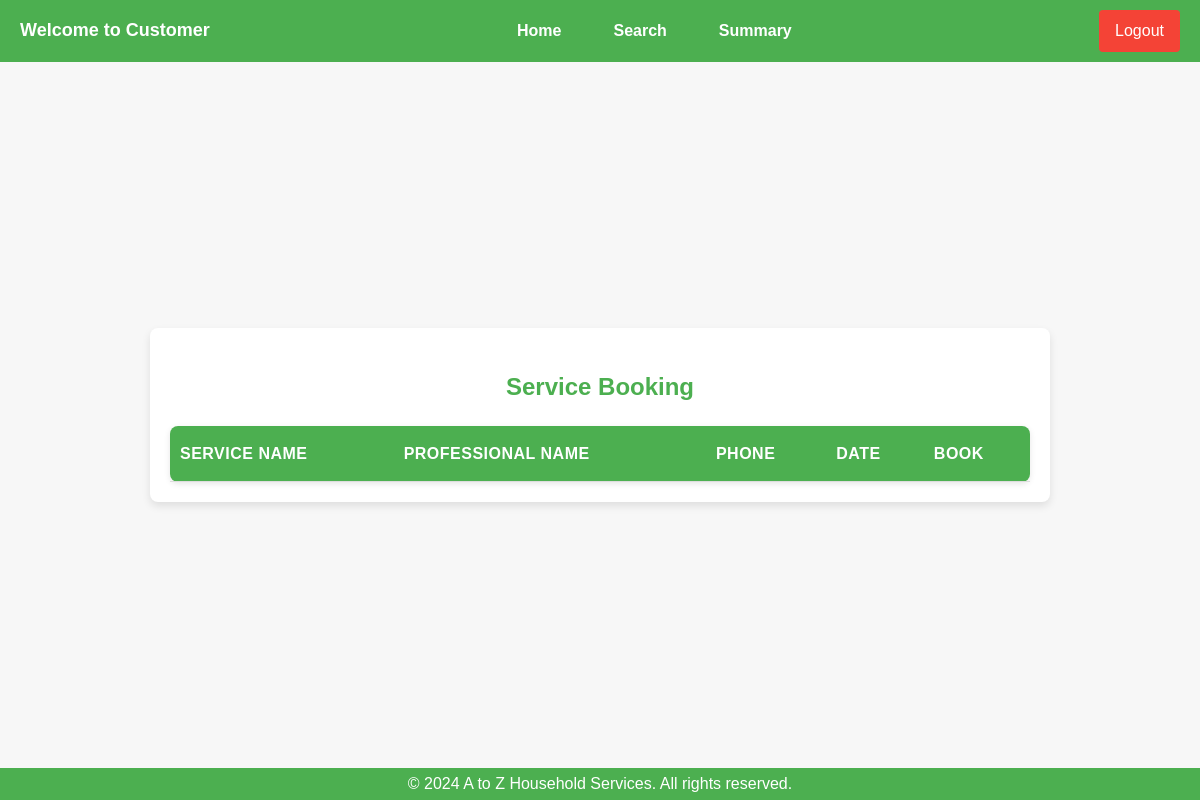
The app's page /booking/plumbing/1/1, older data.
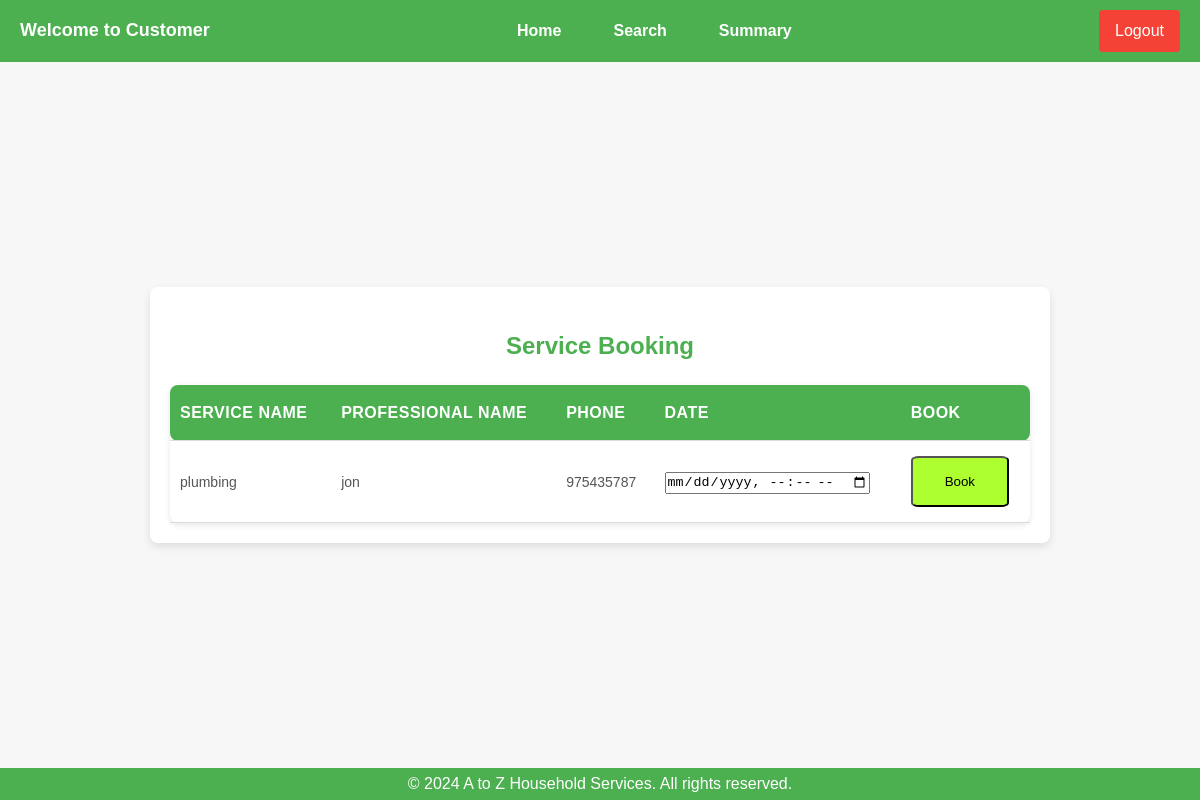
The same page, newer data.
### backend/models.py (models this page shows)
class ServiceProfessional(db.Model):
    __tablename__ = 'service_professionals'
    id = db.Column(db.Integer, primary_key=True)
    username = db.Column(db.String(80), unique=True, nullable=False)
    password = db.Column(db.String(120), nullable=False)
    role = db.Column(db.String(20), nullable=False)
    name = db.Column(db.String(120), nullable=False)
    date_created = db.Column(db.DateTime, default=datetime.now())
    service_id = db.Column(db.Integer, db.ForeignKey('services.id'), nullable=False)
    service_type = db.Column(db.String, nullable=False)
    experience = db.Column(db.Integer, nullable=False)
    address = db.Column(db.String(240), nullable=True)
    phone = db.Column(db.Integer, nullable=False)
    pincode = db.Column(db.Integer, nullable=False)
    pdf_path = db.Column(db.String(300), nullable=False)
    approved = db.Column(db.Boolean, default=False)  # Admin approval status
    blocked = db.Column(db.Boolean, default=False)  # Admin block status

### backend/controllers.py (the view)
@app.route("/booking/<name>/<uid>/<sid>")
def booking(name,uid,sid):
    professionals = ServiceProfessional.query.filter_by(service_id=sid).all()
    print(professionals)
    return render_template("booking.html",name=name,uid=uid,sid=sid,professionals=professionals)

### templates/booking.html (shortened to what this page needs)
<!DOCTYPE html>
<html lang="en">
<head>
    <link rel="stylesheet" href="/static/main.css">
</head>
<body>
<nav class="navbar">
    <div class="navbar-left">
        <span>Welcome to Customer</span>
    </div>
    <ul class="navbar-links">
        <li><a href="/dashboard/{{uid}}/{{name}}">Home</a></li>
        <li><a href="/search">Search</a></li>
        <li><a href="/summary">Summary</a></li>
    </ul>
    <div class="navbar-right">
        <a href="/logout" class="btn btn-logout">Logout</a>
    </div>
</nav>
<main class="my-container">
    <section id="service-history">
        <h3>Service Booking</h3>
        <table>
            {%if professionals%}
            <thead>
                <tr>
                    <th>Service Name</th>
                    <th>Professional Name</th>
                    <th>Phone</th>
                    <th>Date</th>
                    <th>Book</th>
                </tr>
            </thead>
            <tbody>
                {%for prof in professionals%}
                {%if prof.approved%}
                <tr>
                    <td>{{prof.service_type}}</td>
                    <td>{{prof.name}}</td>
                    <td>{{prof.phone}}</td>
                    <form action="/servicereq/create/{{name}}/{{uid}}/{{prof.id}}/{{sid}}" method="POST">
                        <td><input type="datetime-local" name="date" id="date"></td>
                        {%if prof.blocked%}
                        <td>Blocked</td>
                        {%else%}
                        <td><button class="btn-edit">Book</button></td>
                        {%endif%}
                    </form>
                </tr>
                {%endif%}
                {%endfor%}
            </tbody>
        </table>
        {%endif%}
    </section>
</main>
<footer>
    <p>&copy; 2024 A to Z Household Services. All rights reserved.</p>
</footer>
</body>
</html>

Row changes from the older to the newer data that the page shows:
now on this page (row edited): ServiceProfessional: service_type "plumbing", name "jon", phone "975435787", blocked "Book"
